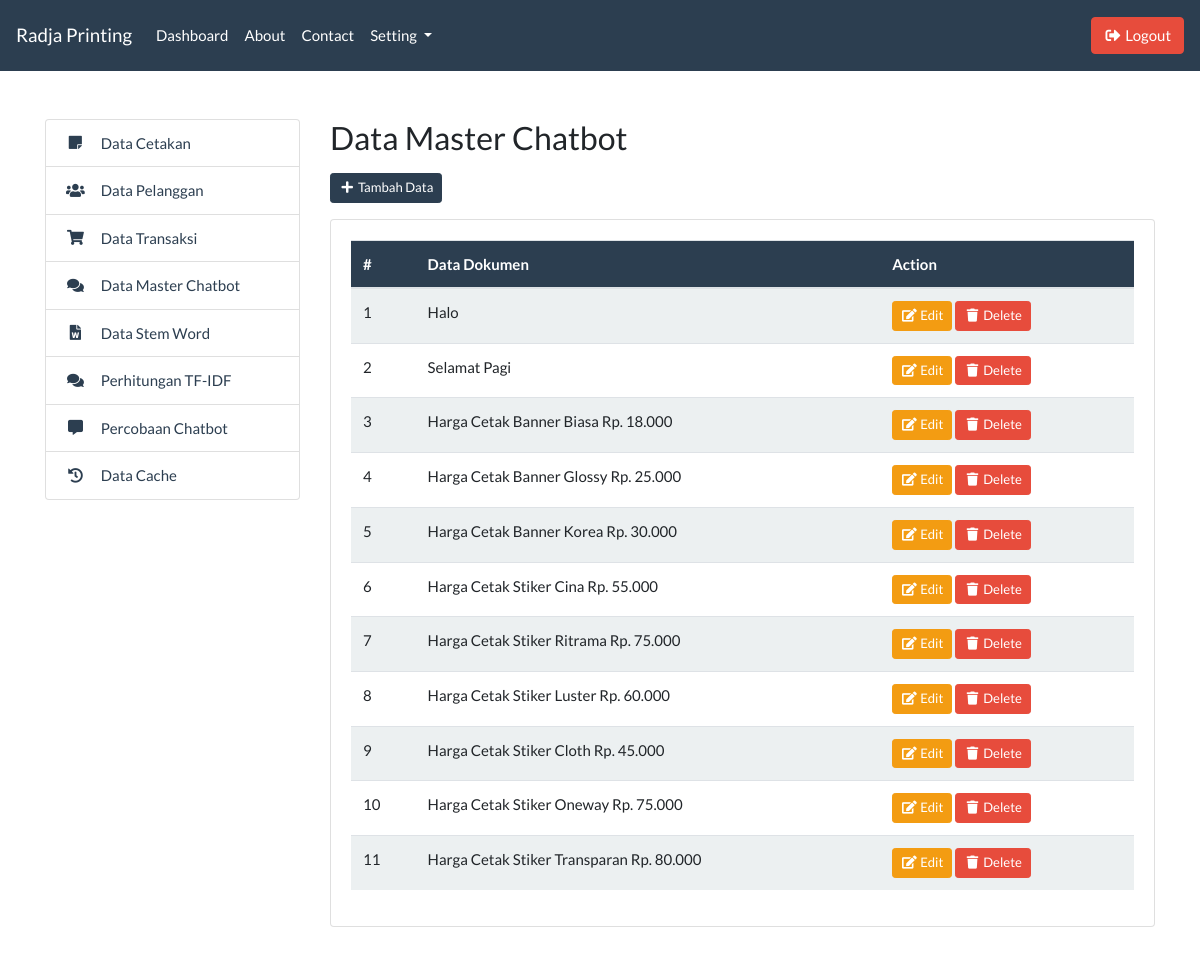
The page /admin/master_index.php (signed in) on the database as committed earlier.
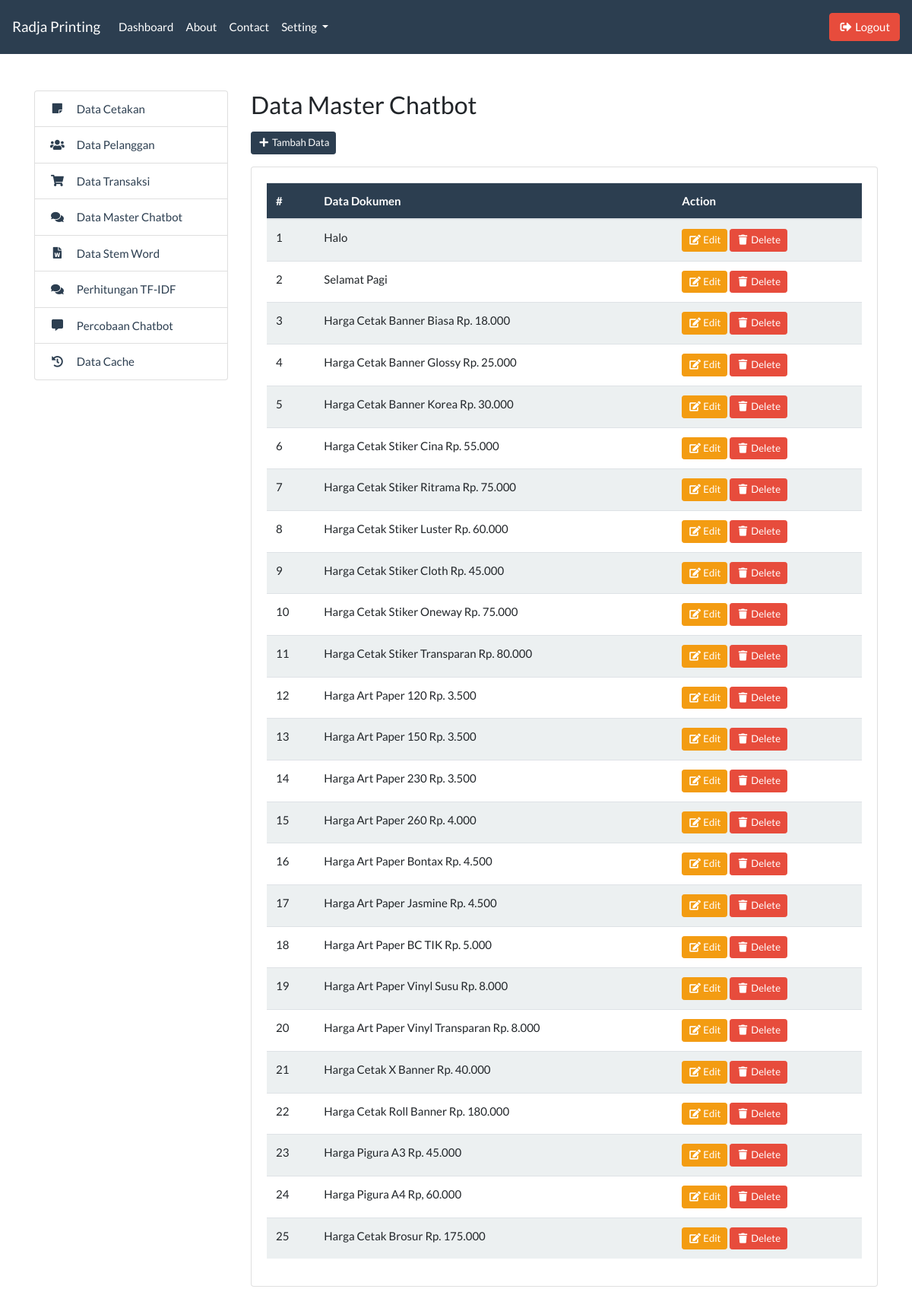
The same page on the database as committed later.
### tables this page shows
CREATE TABLE `tb_dokumen` (
  `id` int(11) NOT NULL,
  `dokumen` varchar(255) NOT NULL
);

### admin/master_index.php (the view, shortened to what this page needs)
<?php include '../templates/admin_header.php'; ?>
<?php include '../templates/admin_sidebar.php'; ?>
<div class="col-md-9 mb-5">
    <h3>Data Master Chatbot</h3>
    <div class="row mt-3 mb-3">
        <div class="col-md-4">
            <button type="button" class="btn btn-sm btn-primary" data-toggle="modal" data-target="#inputModal">
                <i class="fas fa-fw fa-plus"></i> Tambah Data
            </button>
        </div>
    </div>
    <div class="card">
        <div class="card-body">
            <table class="table table-striped" id="table-master">
                <thead class="bg-primary text-white">
                    <tr>
                        <th>#</th>
                        <th>Data Dokumen</th>
                        <th>Action</th>
                    </tr>
                </thead>
                <tbody>
                    <?php
                        include '../koneksi.php';
                        $data = mysqli_query($koneksi, "SELECT * FROM tb_dokumen");
                        $no = 1;
                        while($d = mysqli_fetch_array($data)) {
                    ?>
                    <tr>
                        <td><?= $no++; ?></td>
                        <td><?= $d['dokumen']; ?></td>
                        <td>
                            <a href="master_edit.php?id=<?= $d['id']; ?>" class="btn btn-warning btn-sm">
                                <i class="fas fa-fw fa-edit"></i> Edit
                            </a>
                            <a href="master_delete.php?id=<?= $d['id']; ?>" class="btn btn-danger btn-sm">
                                <i class="fas fa-fw fa-trash"></i> Delete
                            </a>
                        </td>
                    </tr>
                    <?php } ?>
                </tbody>
            </table>
        </div>
    </div>
</div>
<?php include '../templates/admin_footer.php'; ?>

### templates/admin_header.php (shortened to what this page needs)
<!DOCTYPE html>
<html lang="en">
<head>
    <link rel="stylesheet" href="../assets/css/bootstrap.css">
    <link rel="stylesheet" href="../assets/css/all.css">
    <link rel="stylesheet" href="../assets/css/select2.min.css">
    <link rel="stylesheet" href="../assets/css/select2-bootstrap4.min.css">
</head>
<body>
    <nav class="navbar navbar-expand-lg navbar-dark bg-primary">
        <a class="navbar-brand" href="#">Radja Printing</a>
        <div class="collapse navbar-collapse" id="navbarColor01">
            <ul class="navbar-nav mr-auto">
                <li class="nav-item">
                    <a class="nav-link" href="dashboard.php">Dashboard</a>
                </li>
                <li class="nav-item">
                    <a class="nav-link" href="#">About</a>
                </li>
                <li class="nav-item">
                    <a class="nav-link" href="#">Contact</a>
                </li>
                <li class="nav-item dropdown">
                    <a class="nav-link dropdown-toggle" href="#" id="navbarDropdown" role="button"
                        data-toggle="dropdown" aria-haspopup="true" aria-expanded="false">
                        Setting
                    </a>
                </li>
            </ul>
            <a href="../logout.php" class="btn btn-danger my-2 my-sm-0" type="submit">
                <i class="fas fa-fw fa-sign-out-alt"></i> Logout
            </a>
        </div>
    </nav>

### templates/admin_sidebar.php
<div class="container mt-5">
    <div class="row">
        <div class="col-md-3">
            <ul class="list-group">
                <a href="cetakan_index.php"
                    class="list-group-item list-group-item-action d-flex justify-content-start align-items-center text-primary">
                    <i class="fas fa-fw fa-sticky-note mr-3"></i> Data Cetakan
                </a>
                <a href="pelanggan_index.php"
                    class="list-group-item list-group-item-action d-flex justify-content-start align-items-center text-primary">
                    <i class="fas fa-fw fa-users mr-3"></i> Data Pelanggan
                </a>
                <a href="transaksi_index.php"
                    class="list-group-item list-group-item-action d-flex justify-content-start align-items-center text-primary">
                    <i class="fas fa-fw fa-shopping-cart mr-3"></i> Data Transaksi
                </a>
                <a href="master_index.php"
                    class="list-group-item list-group-item-action d-flex justify-content-start align-items-center text-primary">
                    <i class="fas fa-fw fa-comments mr-3"></i> Data Master Chatbot
                </a>
                <a href="stem_index.php"
                    class="list-group-item list-group-item-action d-flex justify-content-start align-items-center text-primary">
                    <i class="fas fa-fw fa-file-word mr-3"></i> Data Stem Word
                </a>
                <a href="master_hitung.php"
                    class="list-group-item list-group-item-action d-flex justify-content-start align-items-center text-primary">
                    <i class="fas fa-fw fa-comments mr-3"></i> Perhitungan TF-IDF
                </a>
                <a href="coba_chat.php"
                    class="list-group-item list-group-item-action d-flex justify-content-start align-items-center text-primary">
                    <i class="fas fa-fw fa-comment-alt mr-3"></i> Percobaan Chatbot
                </a>
                <a href="cache_index.php"
                    class="list-group-item list-group-item-action d-flex justify-content-start align-items-center text-primary">
                    <i class="fas fa-fw fa-history mr-3"></i> Data Cache
                </a>
            </ul>
        </div>

### templates/admin_footer.php (shortened to what this page needs)
</div>
</div>
</body>
</html>

### assets/css/all.css (style rules this page uses)
.fa, .fas, .far, .fal, .fad, .fab { -moz-osx-font-smoothing: grayscale; -webkit-font-smoothing: antialiased; display: inline-block; font-style: normal; font-variant: normal; text-rendering: auto; line-height: 1; }
.fa-fw { text-align: center; width: 1.25em; }
.fa-comment-alt:before { content: "\f27a"; }
.fa-comments:before { content: "\f086"; }
.fa-edit:before { content: "\f044"; }
.fa-file-word:before { content: "\f1c2"; }
.fa-history:before { content: "\f1da"; }
.fa-plus:before { content: "\f067"; }
.fa-shopping-cart:before { content: "\f07a"; }
.fa-sign-out-alt:before { content: "\f2f5"; }
.fa-sticky-note:before { content: "\f249"; }
.fa-trash:before { content: "\f1f8"; }
.fa-users:before { content: "\f0c0"; }
.fa, .fas { font-family: 'Font Awesome 5 Free'; font-weight: 900; }

Rows that differ between the two databases and show on the page:
added tb_dokumen: dokumen "Harga Art Paper 120 Rp. 3.500"
added tb_dokumen: dokumen "Harga Art Paper 150 Rp. 3.500"
added tb_dokumen: dokumen "Harga Art Paper 230 Rp. 3.500"
added tb_dokumen: dokumen "Harga Art Paper 260 Rp. 4.000"
added tb_dokumen: dokumen "Harga Art Paper Bontax Rp. 4.500"
added tb_dokumen: dokumen "Harga Art Paper Jasmine Rp. 4.500"
added tb_dokumen: dokumen "Harga Art Paper BC TIK Rp. 5.000"
added tb_dokumen: dokumen "Harga Art Paper Vinyl Susu Rp. 8.000"
added tb_dokumen: dokumen "Harga Art Paper Vinyl Transparan Rp. 8.000"
added tb_dokumen: dokumen "Harga Cetak X Banner Rp. 40.000"
added tb_dokumen: dokumen "Harga Cetak Roll Banner Rp. 180.000"
added tb_dokumen: dokumen "Harga Pigura A3 Rp. 45.000"
added tb_dokumen: dokumen "Harga Pigura A4 Rp, 60.000"
added tb_dokumen: dokumen "Harga Cetak Brosur Rp. 175.000"
